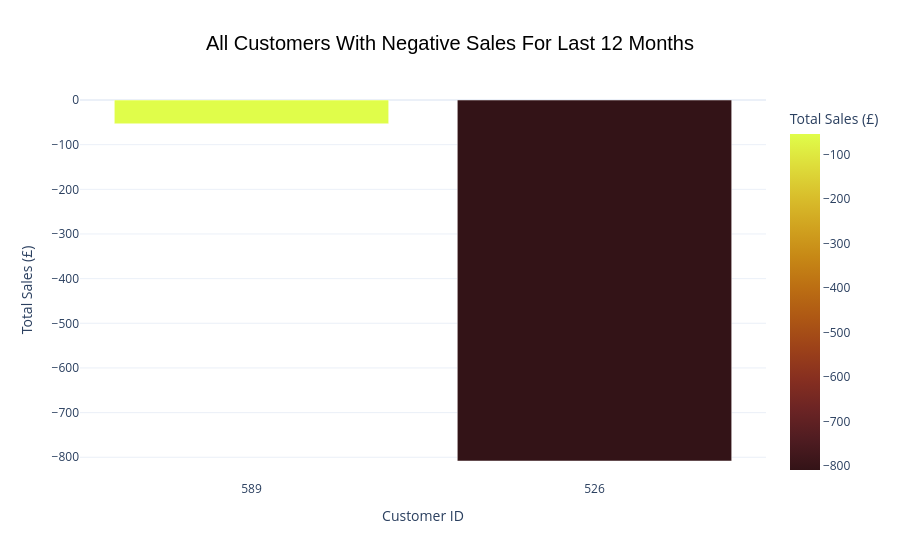

The cell this chart's notebook holds for it:
### Markdown cell above
## Observations

Answers the hypothesis, just what I was looking for, clean, simple, direct and potentially shocking!

### Code cell
#special plot for *all* customers with sales *below* zero!

#first filter by last year (2016)
dfSales_DataSet_Filtered = dfSales_DataSet_Work[dfSales_DataSet_Work["Year"] == dfSales_DataSet_Work["Year"].max() -1]

#to stop customer being shown who have NO sales delete all records where InvoiceAmt is 0
dfSales_DataSet_Filtered = dfSales_DataSet_Filtered[dfSales_DataSet_Filtered["InvoiceAmt"] < 0]

#group by CustomerID and get sum of InvoiceAmt
dfSales_DataSet_Filtered = (
    dfSales_DataSet_Filtered
    .groupby("CustomerID")["InvoiceAmt"]
    .sum()
    .sort_values(ascending=False)
  #  .tail(20)
    .reset_index()
)



#sort data
dfSales_DataSet_Filtered.sort_values("InvoiceAmt", ascending=False)

fig = px.bar(
    dfSales_DataSet_Filtered.head(20),
    x="CustomerID",
    y="InvoiceAmt",
    color="InvoiceAmt",
    color_continuous_scale="Solar",
    title="All Customers With Negative Sales For Last 12 Months"
)

fig.update_layout(
    xaxis_title="Customer ID",
    yaxis_title="Total Sales (£)",
    coloraxis_colorbar=dict(title="Total Sales (£)"),
    template="plotly_white",
    title_x=0.5,
    title_font=dict(size=20, family="Arial", color="black")
)

fig.show()

### Figure 1 — Plotly figure (JSON) as saved in the notebook; plotly's stock layout.template omitted (floating-point values rounded to 4 significant figures)
{"data": [{"hovertemplate": "CustomerID=%{x}<br>InvoiceAmt=%{marker.color}<extra></extra>", "legendgroup": "", "marker": {"color": [-53.34, -808.3], "coloraxis": "coloraxis", "pattern": {"shape": ""}}, "name": "", "orientation": "v", "showlegend": false, "textposition": "auto", "type": "bar", "x": ["589", "526"], "xaxis": "x", "y": [-53.34, -808.3], "yaxis": "y"}], "layout": {"barmode": "relative", "coloraxis": {"autocolorscale": false, "colorbar": {"title": {"text": "Total Sales (£)"}}, "colorscale": [[0, "rgb(51, 19, 23)"], [0.09091, "rgb(79, 28, 33)"], [0.1818, "rgb(108, 36, 36)"], [0.2727, "rgb(135, 47, 32)"], [0.3636, "rgb(157, 66, 25)"], [0.4545, "rgb(174, 88, 20)"], [0.5455, "rgb(188, 111, 19)"], [0.6364, "rgb(199, 137, 22)"], [0.7273, "rgb(209, 164, 32)"], [0.8182, "rgb(217, 192, 44)"], [0.9091, "rgb(222, 222, 59)"], [1, "rgb(224, 253, 74)"]]}, "legend": {"tracegroupgap": 0}, "title": {"font": {"color": "black", "family": "Arial", "size": 20}, "text": "All Customers With Negative Sales For Last 12 Months", "x": 0.5}, "xaxis": {"anchor": "y", "domain": [0, 1], "title": {"text": "Customer ID"}}, "yaxis": {"anchor": "x", "domain": [0, 1], "title": {"text": "Total Sales (£)"}}}}
